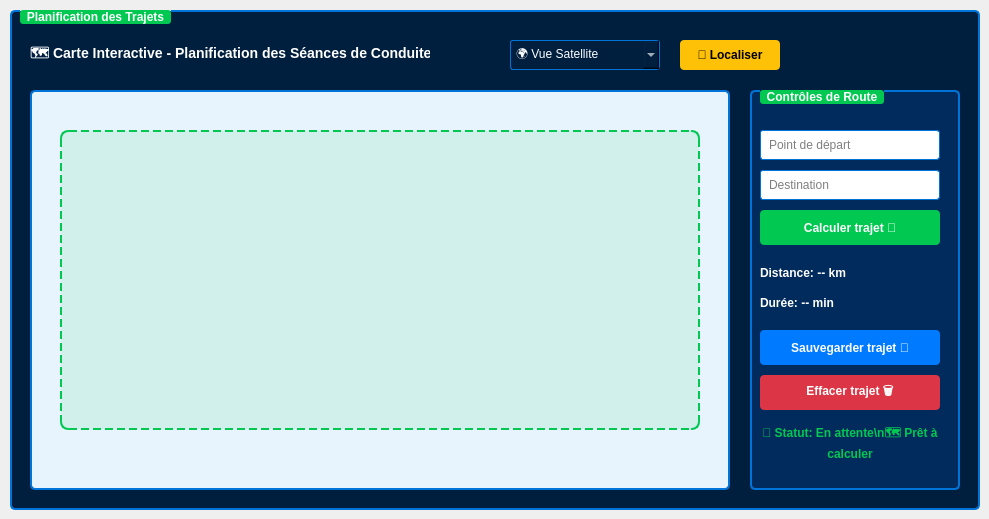
       <widget class="QWidget" name="tab_12">
        <attribute name="title">
         <string>Carte</string>
        </attribute>
        <widget class="QGroupBox" name="groupBox_map">
         <property name="geometry">
          <rect>
           <x>10</x>
           <y>10</y>
           <width>970</width>
           <height>500</height>
          </rect>
         </property>
         <property name="styleSheet">
          <string notr="true">QGroupBox {
    font-weight: bold;
    border: 2px solid #0074D9;
    border-radius: 5px;
    margin-top: 1ex;
    background-color: #001F3F;
    color: #FFFFFF;
}
QGroupBox::title {
    subcontrol-origin: margin;
    left: 10px;
    padding: 0 5px 0 5px;
    color: #FFFFFF;
    background-color: #00C851;
    border-radius: 3px;
}</string>
         </property>
         <property name="title">
          <string>Planification des Trajets</string>
         </property>
         <widget class="QLabel" name="label_mapView">
          <property name="geometry">
           <rect>
            <x>20</x>
            <y>80</y>
            <width>700</width>
            <height>400</height>
           </rect>
          </property>
          <property name="styleSheet">
           <string notr="true">QLabel {
    background-color: #E8F4FD;
    border: 2px solid #0074D9;
    border-radius: 5px;
    color: #0074D9;
    font-size: 16px;
    font-weight: bold;
}</string>
          </property>
          <property name="text">
           <string>&lt;html&gt;&lt;head/&gt;&lt;body&gt;&lt;p align=&quot;center&quot;&gt;&lt;br/&gt;&lt;/p&gt;&lt;/body&gt;&lt;/html&gt;</string>
          </property>
          <property name="alignment">
           <set>Qt::AlignmentFlag::AlignCenter</set>
          </property>
          <property name="wordWrap">
           <bool>true</bool>
          </property>
         </widget>
         <widget class="QLabel" name="label_routePreview">
          <property name="geometry">
           <rect>
            <x>50</x>
            <y>120</y>
            <width>640</width>
            <height>300</height>
           </rect>
          </property>
          <property name="styleSheet">
           <string notr="true">QLabel {
    background-color: rgba(0, 200, 81, 0.1);
    border: 2px dashed #00C851;
    border-radius: 8px;
    color: #00C851;
    font-size: 14px;
    font-weight: bold;
}</string>
          </property>
          <property name="text">
           <string>&lt;html&gt;&lt;head/&gt;&lt;body&gt;&lt;p align=&quot;center&quot;&gt;&lt;br/&gt;&lt;/p&gt;&lt;/body&gt;&lt;/html&gt;</string>
          </property>
          <property name="alignment">
           <set>Qt::AlignmentFlag::AlignCenter</set>
          </property>
          <property name="wordWrap">
           <bool>true</bool>
          </property>
         </widget>
         <widget class="QGroupBox" name="groupBox_route">
          <property name="geometry">
           <rect>
            <x>740</x>
            <y>80</y>
            <width>210</width>
            <height>400</height>
           </rect>
          </property>
          <property name="styleSheet">
           <string notr="true">QGroupBox {
    font-weight: bold;
    border: 2px solid #0074D9;
    border-radius: 5px;
    margin-top: 1ex;
    background-color: #002B5C;
    color: #FFFFFF;
}</string>
          </property>
          <property name="title">
           <string>Contrôles de Route</string>
          </property>
          <widget class="QLineEdit" name="departure_s">
           <property name="geometry">
            <rect>
             <x>10</x>
             <y>40</y>
             <width>180</width>
             <height>30</height>
            </rect>
           </property>
           <property name="styleSheet">
            <string notr="true">QLineEdit {
    background-color: white;
    border: 1px solid #0074D9;
    border-radius: 3px;
    padding: 6px;
    color: #000000;
}</string>
           </property>
           <property name="placeholderText">
            <string>Point de départ</string>
           </property>
          </widget>
          <widget class="QLineEdit" name="destination_s">
           <property name="geometry">
            <rect>
             <x>10</x>
             <y>80</y>
             <width>180</width>
             <height>30</height>
            </rect>
           </property>
           <property name="styleSheet">
            <string notr="true">QLineEdit {
    background-color: white;
    border: 1px solid #0074D9;
    border-radius: 3px;
    padding: 6px;
    color: #000000;
}</string>
           </property>
           <property name="placeholderText">
            <string>Destination</string>
           </property>
          </widget>
          <widget class="QPushButton" name="calculateRoute_s">
           <property name="geometry">
            <rect>
             <x>10</x>
             <y>120</y>
             <width>180</width>
             <height>35</height>
            </rect>
           </property>
           <property name="styleSheet">
            <string notr="true">QPushButton {
    background-color: #00C851;
    border: none;
    color: #FFFFFF;
    padding: 8px 16px;
    border-radius: 4px;
    font-weight: bold;
}
QPushButton:hover {
    background-color: #00E676;
}</string>
           </property>
           <property name="text">
            <string>Calculer trajet 🧭</string>
           </property>
          </widget>
          <widget class="QLabel" name="label_distance">
           <property name="geometry">
            <rect>
             <x>10</x>
             <y>170</y>
             <width>180</width>
             <height>25</height>
            </rect>
           </property>
           <property name="styleSheet">
            <string notr="true">font-weight: bold;
color: rgb(255, 255, 255);</string>
           </property>
           <property name="text">
            <string>Distance: -- km</string>
           </property>
          </widget>
          <widget class="QLabel" name="label_duration">
           <property name="geometry">
            <rect>
             <x>10</x>
             <y>200</y>
             <width>180</width>
             <height>25</height>
            </rect>
           </property>
           <property name="styleSheet">
            <string notr="true">font-weight: bold;
color: rgb(255, 255, 255);</string>
           </property>
           <property name="text">
            <string>Durée: -- min</string>
           </property>
          </widget>
          <widget class="QPushButton" name="saveRoute_s">
           <property name="geometry">
            <rect>
             <x>10</x>
             <y>240</y>
             <width>180</width>
             <height>35</height>
            </rect>
           </property>
           <property name="styleSheet">
            <string notr="true">QPushButton {
    background-color: #007BFF;
    border: none;
    color: #FFFFFF;
    padding: 8px 16px;
    border-radius: 4px;
    font-weight: bold;
}
QPushButton:hover {
    background-color: #0056B3;
}</string>
           </property>
           <property name="text">
            <string>Sauvegarder trajet 💾</string>
           </property>
          </widget>
          <widget class="QPushButton" name="clearRoute_s">
           <property name="geometry">
            <rect>
             <x>10</x>
             <y>285</y>
             <width>180</width>
             <height>35</height>
            </rect>
           </property>
           <property name="styleSheet">
            <string notr="true">QPushButton {
    background-color: #DC3545;
    border: none;
    color: #FFFFFF;
    padding: 8px 16px;
    border-radius: 4px;
    font-weight: bold;
}
QPushButton:hover {
    background-color: #C82333;
}</string>
           </property>
           <property name="text">
            <string>Effacer trajet 🗑️</string>
           </property>
          </widget>
          <widget class="QLabel" name="label_routeStatus">
           <property name="geometry">
            <rect>
             <x>10</x>
             <y>330</y>
             <width>180</width>
             <height>50</height>
            </rect>
           </property>
           <property name="styleSheet">
            <string notr="true">font-size: 12px; color: #00C851; font-weight: bold;</string>
           </property>
           <property name="text">
            <string>📍 Statut: En attente\n🗺️ Prêt à calculer</string>
           </property>
           <property name="alignment">
            <set>Qt::AlignmentFlag::AlignCenter</set>
           </property>
           <property name="wordWrap">
            <bool>true</bool>
           </property>
          </widget>
         </widget>
         <widget class="QLabel" name="label_mapTitle">
          <property name="geometry">
           <rect>
            <x>20</x>
            <y>30</y>
            <width>400</width>
            <height>30</height>
           </rect>
          </property>
          <property name="styleSheet">
           <string notr="true">font-size: 14px; font-weight: bold;
color: rgb(255, 255, 255);</string>
          </property>
          <property name="text">
           <string>🗺️ Carte Interactive - Planification des Séances de Conduite</string>
          </property>
         </widget>
         <widget class="QComboBox" name="mapType_s">
          <property name="geometry">
           <rect>
            <x>500</x>
            <y>30</y>
            <width>150</width>
            <height>30</height>
           </rect>
          </property>
          <property name="styleSheet">
           <string notr="true">QComboBox {
    background-color: #001F3F;
    border: 1px solid #0074D9;
    color: #FFFFFF;
    padding: 5px;
    border-radius: 3px;
}
QComboBox:hover { 
    border: 1px solid #00C851; 
}</string>
          </property>
          <item>
           <property name="text">
            <string>🌍 Vue Satellite</string>
           </property>
          </item>
          <item>
           <property name="text">
            <string>🗺️ Vue Carte</string>
           </property>
          </item>
          <item>
           <property name="text">
            <string>🚗 Vue Trafic</string>
           </property>
          </item>
         </widget>
         <widget class="QPushButton" name="centerMap_s">
          <property name="geometry">
           <rect>
            <x>670</x>
            <y>30</y>
            <width>100</width>
            <height>30</height>
           </rect>
          </property>
          <property name="styleSheet">
           <string notr="true">QPushButton {
    background-color: #FFC107;
    border: none;
    color: #000000;
    padding: 6px 12px;
    border-radius: 4px;
    font-weight: bold;
}
QPushButton:hover {
    background-color: #E0A800;
}</string>
          </property>
          <property name="text">
           <string>📍 Localiser</string>
          </property>
         </widget>
        </widget>
       </widget>
